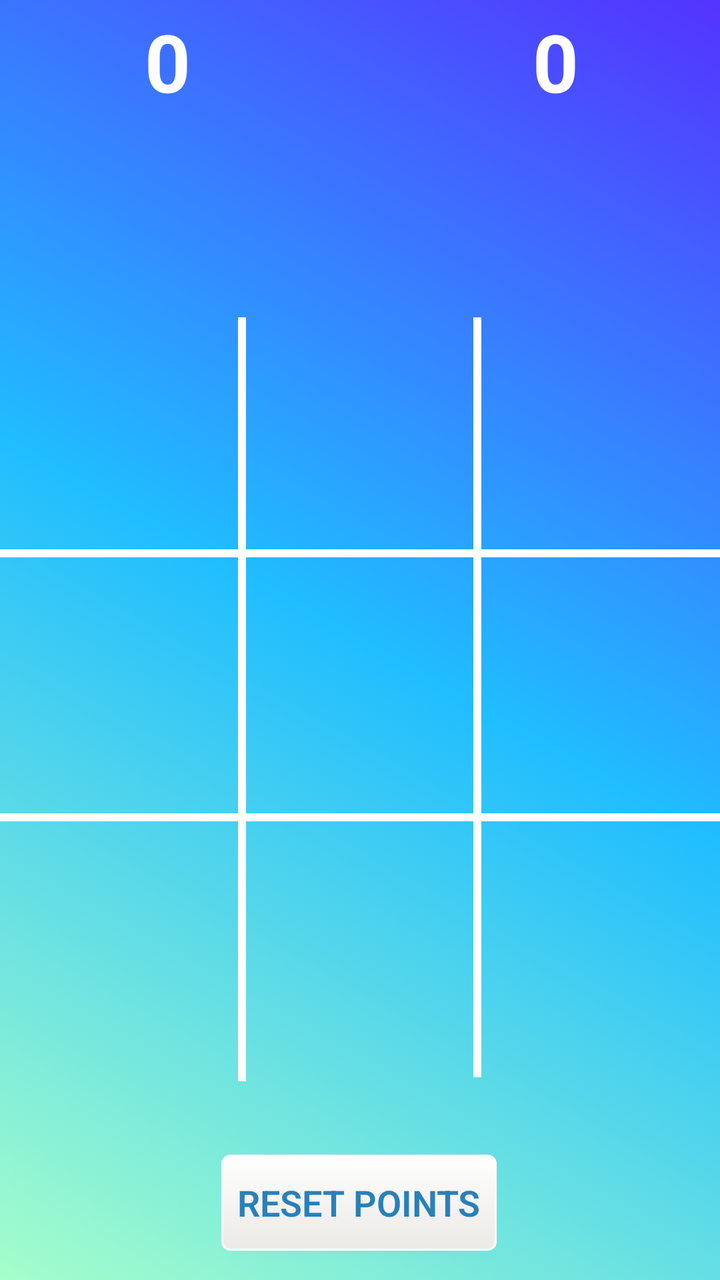
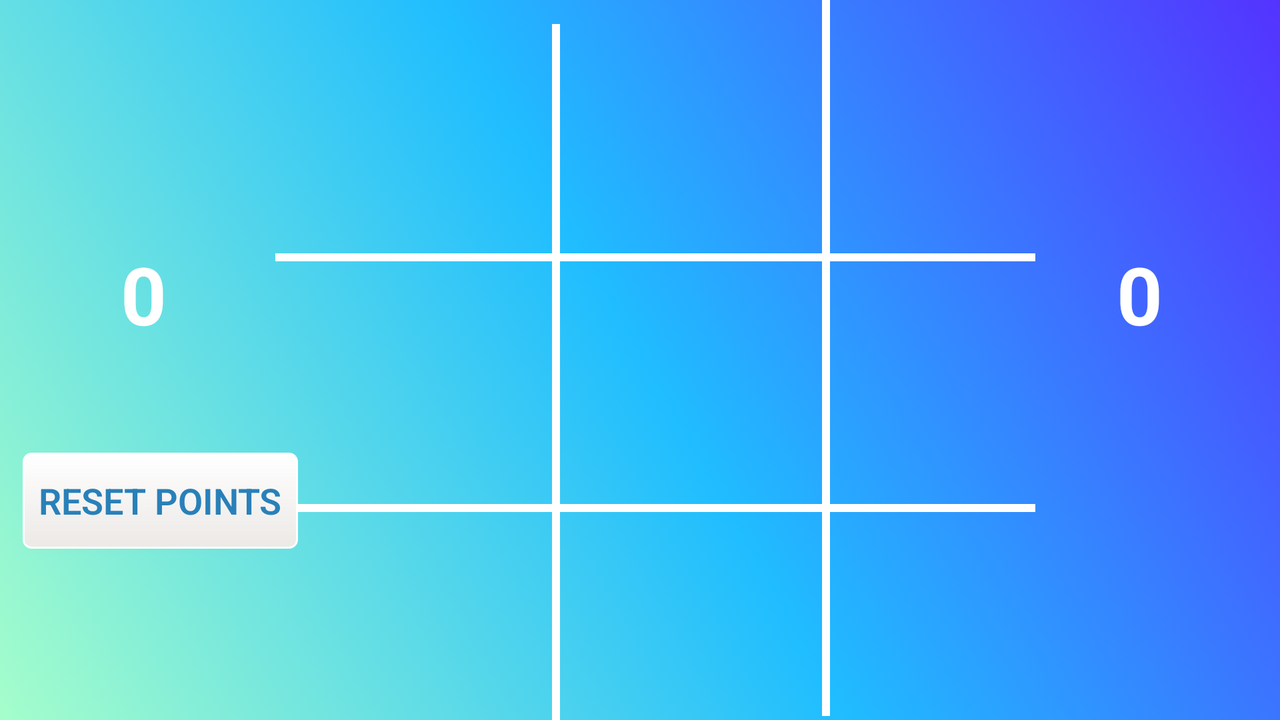

First picture: res/layout/ on a phone held upright. Second picture: the repository's own variant of that layout, on a device whose configuration matches the variant's folder. Source for both follows.
<!-- AndroidManifest.xml: application theme AppTheme -->
<!-- res/layout/game_page.xml -->
<?xml version="1.0" encoding="utf-8"?>
<androidx.constraintlayout.widget.ConstraintLayout xmlns:android="http://schemas.android.com/apk/res/android"
    xmlns:app="http://schemas.android.com/apk/res-auto"
    xmlns:tools="http://schemas.android.com/tools"
    android:layout_width="match_parent"
    android:layout_height="match_parent"
    android:background="@drawable/gradient_list"
    android:orientation="vertical">

    <Button
        android:id="@+id/reset_points"
        style="@style/main_page_buttons"
        android:layout_width="wrap_content"
        android:layout_height="wrap_content"
        android:background="@drawable/main_page_button_drawable"
        android:clickable="true"
        android:focusable="true"
        android:onClick="resetPoints"
        android:text="@string/reset_points"
        android:textAllCaps="true"
        android:textStyle="bold"
        app:layout_constraintBottom_toBottomOf="parent"
        app:layout_constraintEnd_toEndOf="@+id/textView9"
        app:layout_constraintHorizontal_bias="0.498"
        app:layout_constraintStart_toStartOf="@+id/textView9"
        app:layout_constraintTop_toBottomOf="@+id/textView5"
        app:layout_constraintVertical_bias="0.716" />

    <ImageButton
        android:id="@+id/image_button_9"
        android:layout_width="80dp"
        android:layout_height="80dp"
        android:background="@android:color/transparent"
        android:contentDescription="@string/x_and_o"
        android:onClick="placeMove"
        android:scaleType="fitCenter"
        app:layout_constraintBottom_toBottomOf="@+id/image_button_7"
        app:layout_constraintEnd_toEndOf="@+id/image_button_6"
        app:layout_constraintHorizontal_bias="0.0"
        app:layout_constraintStart_toStartOf="@+id/image_button_6"
        app:layout_constraintTop_toTopOf="@+id/image_button_7"
        app:layout_constraintVertical_bias="0.0"
        tools:srcCompat="@tools:sample/avatars[2]" />

    <ImageButton
        android:id="@+id/image_button_3"
        android:layout_width="80dp"
        android:layout_height="80dp"
        android:layout_marginStart="24dp"
        android:layout_marginLeft="24dp"
        android:background="@android:color/transparent"
        android:contentDescription="@string/x_and_o"
        android:onClick="placeMove"
        android:scaleType="fitCenter"
        app:layout_constraintBottom_toBottomOf="@+id/image_button_1"
        app:layout_constraintEnd_toEndOf="@+id/textView8"
        app:layout_constraintHorizontal_bias="0.0"
        app:layout_constraintStart_toEndOf="@+id/textView6"
        app:layout_constraintTop_toTopOf="@+id/image_button_1"
        app:layout_constraintVertical_bias="0.0"
        tools:srcCompat="@tools:sample/avatars[2]" />

    <ImageButton
        android:id="@+id/image_button_6"
        android:layout_width="80dp"
        android:layout_height="80dp"
        android:background="@android:color/transparent"
        android:contentDescription="@string/x_and_o"
        android:onClick="placeMove"
        android:scaleType="fitCenter"
        app:layout_constraintBottom_toBottomOf="@+id/image_button_4"
        app:layout_constraintEnd_toEndOf="@+id/image_button_3"
        app:layout_constraintHorizontal_bias="0.0"
        app:layout_constraintStart_toStartOf="@+id/image_button_3"
        app:layout_constraintTop_toTopOf="@+id/image_button_4"
        app:layout_constraintVertical_bias="0.0"
        tools:srcCompat="@tools:sample/avatars[2]" />

    <ImageButton
        android:id="@+id/image_button_8"
        android:layout_width="80dp"
        android:layout_height="80dp"
        android:background="@android:color/transparent"
        android:contentDescription="@string/x_and_o"
        android:onClick="placeMove"
        android:scaleType="fitCenter"
        app:layout_constraintBottom_toBottomOf="@+id/image_button_7"
        app:layout_constraintEnd_toEndOf="@+id/image_button_5"
        app:layout_constraintHorizontal_bias="1.0"
        app:layout_constraintStart_toEndOf="@+id/textView5"
        app:layout_constraintStart_toStartOf="@+id/image_button_5"
        app:layout_constraintTop_toTopOf="@+id/image_button_7"
        app:layout_constraintVertical_bias="0.0"
        tools:srcCompat="@tools:sample/avatars[2]" />

    <ImageButton
        android:id="@+id/image_button_5"
        android:layout_width="80dp"
        android:layout_height="80dp"
        android:background="@android:color/transparent"
        android:contentDescription="@string/x_and_o"
        android:onClick="placeMove"
        android:scaleType="fitCenter"
        app:layout_constraintBottom_toBottomOf="@+id/image_button_4"
        app:layout_constraintEnd_toEndOf="@+id/image_button_2"
        app:layout_constraintHorizontal_bias="1.0"
        app:layout_constraintStart_toStartOf="@+id/image_button_2"
        app:layout_constraintTop_toTopOf="@+id/image_button_4"
        app:layout_constraintVertical_bias="0.0"
        tools:srcCompat="@tools:sample/avatars[2]" />

    <ImageButton
        android:id="@+id/image_button_7"
        android:layout_width="80dp"
        android:layout_height="80dp"
        android:background="@android:color/transparent"
        android:contentDescription="@string/x_and_o"
        android:onClick="placeMove"
        android:scaleType="fitCenter"
        app:layout_constraintBottom_toBottomOf="@+id/textView5"
        app:layout_constraintEnd_toEndOf="@+id/image_button_4"
        app:layout_constraintHorizontal_bias="0.0"
        app:layout_constraintStart_toStartOf="@+id/image_button_4"
        app:layout_constraintTop_toTopOf="@+id/textView5"
        app:layout_constraintVertical_bias="0.9"
        tools:srcCompat="@tools:sample/avatars[3]" />

    <ImageButton
        android:id="@+id/image_button_4"
        android:layout_width="80dp"
        android:layout_height="80dp"
        android:layout_marginEnd="2dp"
        android:layout_marginRight="2dp"
        android:background="@android:color/transparent"
        android:contentDescription="@string/x_and_o"
        android:onClick="placeMove"
        android:scaleType="fitCenter"
        app:layout_constraintBottom_toBottomOf="@+id/textView5"
        app:layout_constraintEnd_toEndOf="@+id/image_button_1"
        app:layout_constraintHorizontal_bias="1.0"
        app:layout_constraintStart_toStartOf="@+id/image_button_1"
        app:layout_constraintTop_toTopOf="@+id/textView5"
        app:layout_constraintVertical_bias="0.503"
        tools:srcCompat="@tools:sample/avatars[3]" />

    <ImageButton
        android:id="@+id/image_button_1"
        android:layout_width="80dp"
        android:layout_height="80dp"
        android:layout_marginStart="20dp"
        android:layout_marginLeft="20dp"
        android:background="@android:color/transparent"
        android:contentDescription="@string/x_and_o"
        android:onClick="placeMove"
        android:scaleType="fitCenter"
        app:layout_constraintBottom_toTopOf="@+id/textView8"
        app:layout_constraintEnd_toStartOf="@+id/textView5"
        app:layout_constraintHorizontal_bias="0.0"
        app:layout_constraintStart_toStartOf="@+id/textView8"
        app:layout_constraintTop_toTopOf="@+id/textView5"
        app:layout_constraintVertical_bias="0.513"
        tools:srcCompat="@tools:sample/avatars[2]" />

    <ImageButton
        android:id="@+id/image_button_2"
        android:layout_width="80dp"
        android:layout_height="80dp"
        android:background="@android:color/transparent"
        android:contentDescription="@string/x_and_o"
        android:onClick="placeMove"
        android:scaleType="fitCenter"
        app:layout_constraintBottom_toBottomOf="@+id/image_button_1"
        app:layout_constraintEnd_toStartOf="@+id/textView6"
        app:layout_constraintHorizontal_bias="0.509"
        app:layout_constraintStart_toStartOf="@+id/textView5"
        app:layout_constraintTop_toTopOf="@+id/image_button_1"
        app:layout_constraintVertical_bias="0.0"
        tools:srcCompat="@tools:sample/avatars[2]" />

    <ImageView
        android:id="@+id/player2_image"
        android:layout_width="112dp"
        android:layout_height="80dp"
        android:layout_marginEnd="24dp"
        android:layout_marginRight="24dp"
        android:contentDescription="@string/x_and_o"
        android:focusable="true"
        android:scaleType="fitCenter"
        app:layout_constraintBottom_toBottomOf="@+id/player1_image"
        app:layout_constraintEnd_toEndOf="parent"
        app:layout_constraintHorizontal_bias="1.0"
        app:layout_constraintStart_toStartOf="parent"
        app:layout_constraintTop_toTopOf="@+id/player1_image"
        app:layout_constraintVertical_bias="1.0"
        tools:srcCompat="@tools:sample/avatars[3]" />

    <ImageView
        android:id="@+id/player1_image"
        android:layout_width="112dp"
        android:layout_height="80dp"
        android:layout_marginStart="24dp"
        android:layout_marginLeft="24dp"
        android:layout_marginTop="4dp"
        android:background="@android:color/transparent"
        android:contentDescription="@string/x_and_o"
        android:scaleType="fitCenter"
        app:layout_constraintBottom_toBottomOf="parent"
        app:layout_constraintEnd_toEndOf="parent"
        app:layout_constraintHorizontal_bias="0.0"
        app:layout_constraintStart_toStartOf="parent"
        app:layout_constraintTop_toTopOf="parent"
        app:layout_constraintVertical_bias="0.091"
        tools:srcCompat="@tools:sample/avatars[2]" />

    <TextView
        android:id="@+id/textView9"
        android:layout_width="380dp"
        android:layout_height="4dp"
        android:background="@color/white"
        app:layout_constraintBottom_toBottomOf="@+id/textView6"
        app:layout_constraintEnd_toEndOf="@+id/textView8"
        app:layout_constraintHorizontal_bias="0.0"
        app:layout_constraintStart_toStartOf="@+id/textView8"
        app:layout_constraintTop_toTopOf="@+id/textView6"
        app:layout_constraintVertical_bias="0.65999997" />

    <TextView
        android:id="@+id/textView6"
        android:layout_width="4dp"
        android:layout_height="380dp"
        android:background="@color/white"
        app:layout_constraintBottom_toBottomOf="@+id/textView5"
        app:layout_constraintEnd_toEndOf="parent"
        app:layout_constraintHorizontal_bias="0.665"
        app:layout_constraintStart_toStartOf="parent"
        app:layout_constraintTop_toTopOf="@+id/textView5"
        app:layout_constraintVertical_bias="0.0" />

    <TextView
        android:id="@+id/player2_score_text"
        android:layout_width="40dp"
        android:layout_height="52dp"
        android:gravity="center"
        android:text="@string/score"
        android:textColor="@android:color/white"
        android:textSize="40sp"
        android:textStyle="bold"
        app:layout_constraintBottom_toBottomOf="@+id/player1_score_text"
        app:layout_constraintEnd_toEndOf="parent"
        app:layout_constraintHorizontal_bias="0.805"
        app:layout_constraintStart_toStartOf="parent"
        app:layout_constraintTop_toTopOf="@+id/player1_score_text"
        app:layout_constraintVertical_bias="0.0" />

    <TextView
        android:id="@+id/player1_score_text"
        android:layout_width="40dp"
        android:layout_height="52dp"
        android:layout_marginTop="4dp"
        android:gravity="center"
        android:text="@string/score"
        android:textColor="@android:color/white"
        android:textSize="40sp"
        android:textStyle="bold"
        app:layout_constraintBottom_toBottomOf="parent"
        app:layout_constraintEnd_toEndOf="parent"
        app:layout_constraintHorizontal_bias="0.199"
        app:layout_constraintStart_toStartOf="parent"
        app:layout_constraintTop_toTopOf="parent"
        app:layout_constraintVertical_bias="0.0" />

    <TextView
        android:id="@+id/textView5"
        android:layout_width="4dp"
        android:layout_height="382dp"
        android:layout_marginTop="24dp"
        android:background="@color/white"
        app:layout_constraintEnd_toEndOf="parent"
        app:layout_constraintHorizontal_bias="0.334"
        app:layout_constraintStart_toStartOf="parent"
        app:layout_constraintTop_toBottomOf="@+id/player1_image" />

    <TextView
        android:id="@+id/textView8"
        android:layout_width="380dp"
        android:layout_height="4dp"
        android:layout_marginBottom="260dp"
        android:background="@color/white"
        app:layout_constraintBottom_toBottomOf="@+id/textView6"
        app:layout_constraintEnd_toEndOf="parent"
        app:layout_constraintHorizontal_bias="0.516"
        app:layout_constraintStart_toStartOf="parent" />

</androidx.constraintlayout.widget.ConstraintLayout>
<!-- resources referenced by this layout -->
<resources>
  <color name="white">#FFFF</color>
  <!-- drawable gradient_list (drawable) -->
  <?xml version="1.0" encoding="utf-8"?>
  <animation-list xmlns:android="http://schemas.android.com/apk/res/android">
      <item
          android:drawable="@drawable/gradient1"
          android:duration="4000" />
  
      <item
          android:drawable="@drawable/gradient3"
          android:duration="4000" />
  
      <item
          android:drawable="@drawable/gradient2"
          android:duration="4000" />
  </animation-list>
  <!-- drawable main_page_button_drawable (drawable) -->
  <shape xmlns:android="http://schemas.android.com/apk/res/android"
      android:shape="rectangle">
      <corners android:radius="4dp" />
      <gradient
          android:angle="90"
          android:endColor="#FFFFFF"
          android:startColor="#ECE9E6" />
      <padding
          android:bottom="2dp"
          android:left="8dp"
          android:right="8dp"
          android:top="2dp" />
      <stroke
          android:width="1dp"
          android:color="#FFFFFF" />
  </shape>
  <string name="reset_points">Reset Points</string>
  <string name="score">0</string>
  <string name="x_and_o">X and O ImageButtons</string>
  <style name="main_page_buttons">
          <item name="android:textColor">@color/sky_blue</item>
          <item name="android:textAppearance">?android:textAppearanceMedium</item>
          <item name="android:textAllCaps">false</item>
          <item name="android:layout_width">168dp</item>
          <item name="android:layout_height">64dp</item>
          <item name="android:fontFamily">sans-serif-light</item>
      </style>
  <style name="AppTheme" parent="Theme.AppCompat.Light.DarkActionBar">
          <item name="colorPrimary">@color/blue_green_dark</item>
          <item name="colorPrimaryDark">@color/black</item>
          <item name="colorAccent">@color/black</item>
      </style>
  <!-- drawable gradient1 (drawable) -->
  <?xml version="1.0" encoding="utf-8"?>
  <shape xmlns:android="http://schemas.android.com/apk/res/android">
      <gradient
          android:angle="225"
          android:centerColor="#20BDFF"
          android:endColor="#A5FECB"
          android:startColor="#5433FF" />
  </shape>
  <!-- drawable gradient3 (drawable) -->
  <?xml version="1.0" encoding="utf-8"?>
  <shape xmlns:android="http://schemas.android.com/apk/res/android">
      <gradient
          android:angle="45"
          android:endColor="#EAECC6"
          android:startColor="#2BC0E4" />
  </shape>
  <!-- drawable gradient2 (drawable) -->
  <?xml version="1.0" encoding="utf-8"?>
  <shape xmlns:android="http://schemas.android.com/apk/res/android">
      <gradient
          android:angle="135"
          android:endColor="#F4D03F"
          android:startColor="#16A085" />
  </shape>
  <color name="sky_blue">#2980B9</color>
  <color name="blue_green_dark">#232F34</color>
  <color name="black">#000000</color>
</resources>
<!-- res/layout-land/game_page.xml (the repository's variant of the layout above) -->
<!-- drawn on the phone turned sideways -->
<?xml version="1.0" encoding="utf-8"?>
<androidx.constraintlayout.widget.ConstraintLayout xmlns:android="http://schemas.android.com/apk/res/android"
    xmlns:app="http://schemas.android.com/apk/res-auto"
    xmlns:tools="http://schemas.android.com/tools"
    android:layout_width="match_parent"
    android:layout_height="match_parent"
    android:background="@drawable/gradient_list"
    android:orientation="vertical">

    <Button
        android:id="@+id/reset_points"
        style="@style/main_page_buttons"
        android:layout_width="wrap_content"
        android:layout_height="wrap_content"
        android:background="@drawable/main_page_button_drawable"
        android:clickable="true"
        android:focusable="true"
        android:onClick="resetPoints"
        android:text="@string/reset_points"
        android:textAllCaps="true"
        android:textStyle="bold"
        app:layout_constraintBottom_toBottomOf="parent"
        app:layout_constraintEnd_toEndOf="@+id/player1_image"
        app:layout_constraintStart_toStartOf="@+id/player1_image"
        app:layout_constraintTop_toBottomOf="@+id/player1_image"
        app:layout_constraintVertical_bias="0.586" />

    <ImageButton
        android:id="@+id/image_button_9"
        android:layout_width="80dp"
        android:layout_height="80dp"
        android:background="@android:color/transparent"
        android:contentDescription="@string/x_and_o"
        android:onClick="placeMove"
        android:scaleType="fitCenter"
        app:layout_constraintBottom_toBottomOf="@+id/image_button_7"
        app:layout_constraintEnd_toEndOf="@+id/image_button_6"
        app:layout_constraintHorizontal_bias="0.0"
        app:layout_constraintStart_toStartOf="@+id/image_button_6"
        app:layout_constraintTop_toTopOf="@+id/image_button_7"
        app:layout_constraintVertical_bias="0.0"
        tools:srcCompat="@tools:sample/avatars[2]" />

    <ImageButton
        android:id="@+id/image_button_3"
        android:layout_width="80dp"
        android:layout_height="80dp"
        android:layout_marginStart="24dp"
        android:layout_marginLeft="24dp"
        android:background="@android:color/transparent"
        android:contentDescription="@string/x_and_o"
        android:onClick="placeMove"
        android:scaleType="fitCenter"
        app:layout_constraintBottom_toBottomOf="@+id/image_button_1"
        app:layout_constraintEnd_toEndOf="@+id/textView8"
        app:layout_constraintHorizontal_bias="0.0"
        app:layout_constraintStart_toEndOf="@+id/textView6"
        app:layout_constraintTop_toTopOf="@+id/image_button_1"
        app:layout_constraintVertical_bias="0.0"
        tools:srcCompat="@tools:sample/avatars[2]" />

    <ImageButton
        android:id="@+id/image_button_6"
        android:layout_width="80dp"
        android:layout_height="80dp"
        android:background="@android:color/transparent"
        android:contentDescription="@string/x_and_o"
        android:onClick="placeMove"
        android:scaleType="fitCenter"
        app:layout_constraintBottom_toBottomOf="@+id/image_button_4"
        app:layout_constraintEnd_toEndOf="@+id/image_button_3"
        app:layout_constraintHorizontal_bias="0.0"
        app:layout_constraintStart_toStartOf="@+id/image_button_3"
        app:layout_constraintTop_toTopOf="@+id/image_button_4"
        app:layout_constraintVertical_bias="0.0"
        tools:srcCompat="@tools:sample/avatars[2]" />

    <ImageButton
        android:id="@+id/image_button_8"
        android:layout_width="80dp"
        android:layout_height="80dp"
        android:background="@android:color/transparent"
        android:contentDescription="@string/x_and_o"
        android:onClick="placeMove"
        android:scaleType="fitCenter"
        app:layout_constraintBottom_toBottomOf="@+id/image_button_7"
        app:layout_constraintEnd_toEndOf="@+id/image_button_5"
        app:layout_constraintHorizontal_bias="1.0"
        app:layout_constraintStart_toEndOf="@+id/textView5"
        app:layout_constraintStart_toStartOf="@+id/image_button_5"
        app:layout_constraintTop_toTopOf="@+id/image_button_7"
        app:layout_constraintVertical_bias="0.0"
        tools:srcCompat="@tools:sample/avatars[2]" />

    <ImageButton
        android:id="@+id/image_button_5"
        android:layout_width="80dp"
        android:layout_height="80dp"
        android:background="@android:color/transparent"
        android:contentDescription="@string/x_and_o"
        android:onClick="placeMove"
        android:scaleType="fitCenter"
        app:layout_constraintBottom_toBottomOf="@+id/image_button_4"
        app:layout_constraintEnd_toEndOf="@+id/image_button_2"
        app:layout_constraintHorizontal_bias="0.0"
        app:layout_constraintStart_toStartOf="@+id/image_button_2"
        app:layout_constraintTop_toTopOf="@+id/image_button_4"
        app:layout_constraintVertical_bias="0.0"
        tools:srcCompat="@tools:sample/avatars[2]" />

    <ImageButton
        android:id="@+id/image_button_7"
        android:layout_width="80dp"
        android:layout_height="80dp"
        android:background="@android:color/transparent"
        android:contentDescription="@string/x_and_o"
        android:onClick="placeMove"
        android:scaleType="fitCenter"
        app:layout_constraintBottom_toBottomOf="@+id/textView5"
        app:layout_constraintEnd_toEndOf="@+id/image_button_4"
        app:layout_constraintHorizontal_bias="1.0"
        app:layout_constraintStart_toStartOf="@+id/image_button_4"
        app:layout_constraintTop_toBottomOf="@+id/textView9"
        app:layout_constraintVertical_bias="0.365"
        tools:srcCompat="@tools:sample/avatars[3]" />

    <ImageButton
        android:id="@+id/image_button_4"
        android:layout_width="80dp"
        android:layout_height="80dp"
        android:layout_marginEnd="2dp"
        android:layout_marginRight="2dp"
        android:background="@android:color/transparent"
        android:contentDescription="@string/x_and_o"
        android:onClick="placeMove"
        android:scaleType="fitCenter"
        app:layout_constraintBottom_toTopOf="@+id/textView9"
        app:layout_constraintEnd_toEndOf="@+id/image_button_1"
        app:layout_constraintHorizontal_bias="0.0"
        app:layout_constraintStart_toStartOf="@+id/image_button_1"
        app:layout_constraintTop_toBottomOf="@+id/textView8"
        app:layout_constraintVertical_bias="0.525"
        tools:srcCompat="@tools:sample/avatars[3]" />

    <ImageButton
        android:id="@+id/image_button_1"
        android:layout_width="80dp"
        android:layout_height="80dp"
        android:layout_marginStart="20dp"
        android:layout_marginLeft="20dp"
        android:background="@android:color/transparent"
        android:contentDescription="@string/x_and_o"
        android:onClick="placeMove"
        android:scaleType="fitCenter"
        app:layout_constraintBottom_toTopOf="@+id/textView8"
        app:layout_constraintEnd_toStartOf="@+id/textView5"
        app:layout_constraintHorizontal_bias="0.0"
        app:layout_constraintStart_toStartOf="@+id/textView8"
        app:layout_constraintTop_toTopOf="@+id/player1_image"
        app:layout_constraintVertical_bias="0.464"
        tools:srcCompat="@tools:sample/avatars[2]" />

    <ImageButton
        android:id="@+id/image_button_2"
        android:layout_width="80dp"
        android:layout_height="80dp"
        android:background="@android:color/transparent"
        android:contentDescription="@string/x_and_o"
        android:onClick="placeMove"
        android:scaleType="fitCenter"
        app:layout_constraintBottom_toBottomOf="@+id/image_button_1"
        app:layout_constraintEnd_toStartOf="@+id/textView6"
        app:layout_constraintHorizontal_bias="0.509"
        app:layout_constraintStart_toStartOf="@+id/textView5"
        app:layout_constraintTop_toTopOf="@+id/image_button_1"
        app:layout_constraintVertical_bias="0.0"
        tools:srcCompat="@tools:sample/avatars[2]" />

    <ImageView
        android:id="@+id/player2_image"
        android:layout_width="112dp"
        android:layout_height="80dp"
        android:layout_marginEnd="24dp"
        android:layout_marginRight="24dp"
        android:contentDescription="@string/x_and_o"
        android:focusable="true"
        android:scaleType="fitCenter"
        app:layout_constraintBottom_toBottomOf="@+id/player1_image"
        app:layout_constraintEnd_toEndOf="parent"
        app:layout_constraintHorizontal_bias="1.0"
        app:layout_constraintStart_toStartOf="parent"
        app:layout_constraintTop_toTopOf="@+id/player1_image"
        app:layout_constraintVertical_bias="0.0"
        tools:srcCompat="@tools:sample/avatars[3]" />

    <ImageView
        android:id="@+id/player1_image"
        android:layout_width="112dp"
        android:layout_height="80dp"
        android:layout_marginStart="24dp"
        android:layout_marginLeft="24dp"
        android:layout_marginTop="4dp"
        android:background="@android:color/transparent"
        android:contentDescription="@string/x_and_o"
        android:scaleType="fitCenter"
        app:layout_constraintBottom_toBottomOf="parent"
        app:layout_constraintEnd_toEndOf="parent"
        app:layout_constraintHorizontal_bias="0.0"
        app:layout_constraintStart_toStartOf="parent"
        app:layout_constraintTop_toTopOf="parent"
        app:layout_constraintVertical_bias="0.076"
        tools:srcCompat="@tools:sample/avatars[2]" />

    <TextView
        android:id="@+id/textView9"
        android:layout_width="380dp"
        android:layout_height="4dp"
        android:background="@color/white"
        app:layout_constraintBottom_toBottomOf="parent"
        app:layout_constraintEnd_toEndOf="@+id/textView8"
        app:layout_constraintHorizontal_bias="0.0"
        app:layout_constraintStart_toStartOf="@+id/textView8"
        app:layout_constraintTop_toTopOf="@+id/textView6"
        app:layout_constraintVertical_bias="0.706" />

    <TextView
        android:id="@+id/textView6"
        android:layout_width="4dp"
        android:layout_height="match_parent"
        android:layout_marginBottom="2dp"
        android:background="@color/white"
        app:layout_constraintBottom_toBottomOf="@+id/textView5"
        app:layout_constraintEnd_toEndOf="parent"
        app:layout_constraintHorizontal_bias="0.646"
        app:layout_constraintStart_toStartOf="parent"
        app:layout_constraintTop_toTopOf="@+id/textView5"
        app:layout_constraintVertical_bias="0.846" />

    <TextView
        android:id="@+id/player2_score_text"
        android:layout_width="40dp"
        android:layout_height="52dp"
        android:gravity="center"
        android:text="@string/score"
        android:textColor="@android:color/white"
        android:textSize="40sp"
        android:textStyle="bold"
        app:layout_constraintBottom_toBottomOf="@+id/player1_score_text"
        app:layout_constraintEnd_toEndOf="parent"
        app:layout_constraintHorizontal_bias="0.916"
        app:layout_constraintStart_toStartOf="parent"
        app:layout_constraintTop_toTopOf="@+id/player1_score_text"
        app:layout_constraintVertical_bias="0.0" />

    <TextView
        android:id="@+id/player1_score_text"
        android:layout_width="40dp"
        android:layout_height="52dp"
        android:gravity="center"
        android:text="@string/score"
        android:textColor="@android:color/white"
        android:textSize="40sp"
        android:textStyle="bold"
        app:layout_constraintBottom_toBottomOf="parent"
        app:layout_constraintEnd_toEndOf="parent"
        app:layout_constraintHorizontal_bias="0.086"
        app:layout_constraintStart_toStartOf="parent"
        app:layout_constraintTop_toBottomOf="@+id/player1_image"
        app:layout_constraintVertical_bias="0.076" />

    <TextView
        android:id="@+id/textView5"
        android:layout_width="4dp"
        android:layout_height="match_parent"
        android:layout_marginTop="12dp"
        android:background="@color/white"
        app:layout_constraintBottom_toBottomOf="parent"
        app:layout_constraintEnd_toEndOf="parent"
        app:layout_constraintHorizontal_bias="0.434"
        app:layout_constraintStart_toStartOf="parent"
        app:layout_constraintTop_toTopOf="parent"
        app:layout_constraintVertical_bias="0.0" />

    <TextView
        android:id="@+id/textView8"
        android:layout_width="380dp"
        android:layout_height="4dp"
        android:background="@color/white"
        app:layout_constraintBottom_toBottomOf="parent"
        app:layout_constraintEnd_toEndOf="parent"
        app:layout_constraintHorizontal_bias="0.529"
        app:layout_constraintStart_toStartOf="parent"
        app:layout_constraintTop_toTopOf="parent"
        app:layout_constraintVertical_bias="0.356" />

</androidx.constraintlayout.widget.ConstraintLayout>
